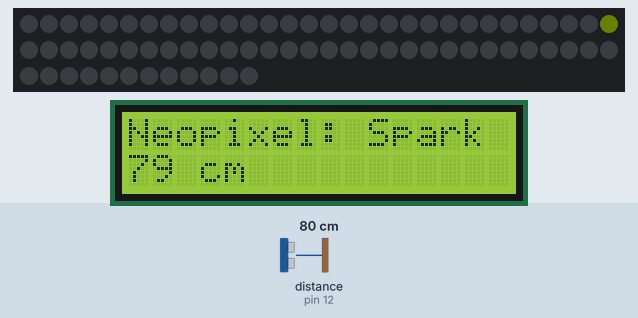
Bench run of a sketch on a simulated Arduino Uno, built with avr-gcc and run on an emulated ATmega328P. On the bench: 72 RGB LEDs in strip order, left to right, continuing on the next row, 16×2 character LCD. Wiring (inferred from the names in the program): ultrasonic range finder: trigger pin 13; echo pin 12. The inputs (shaded band) are chosen by the test bench; at power-on: distance to the obstacle (sensor on pin 12) 80 cm. The echo pulse lasts 58.3 µs per cm; dim RGB values are drawn brighter than linear; random numbers use the default seed unless the sketch sets one.

Above: at 1.29 s.
1.3 s: distance to the obstacle (sensor on pin 12) set to 9 cm
At 2.6 s:
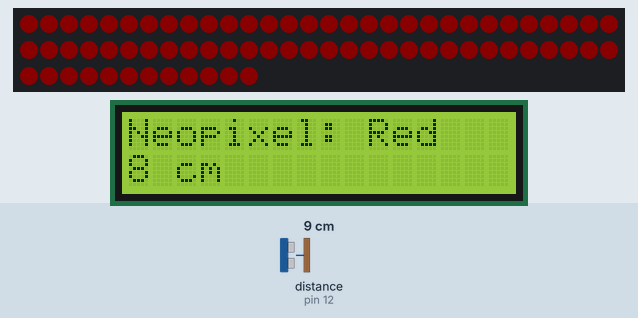
3.2 s: distance to the obstacle (sensor on pin 12) set to 18 cm
At 4.08 s:
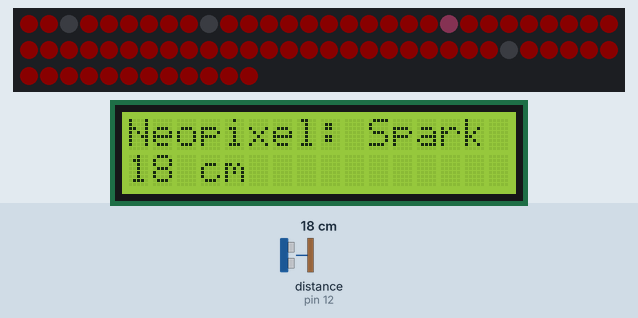
5.1 s: distance to the obstacle (sensor on pin 12) set to 13 cm
At 5.9 s:
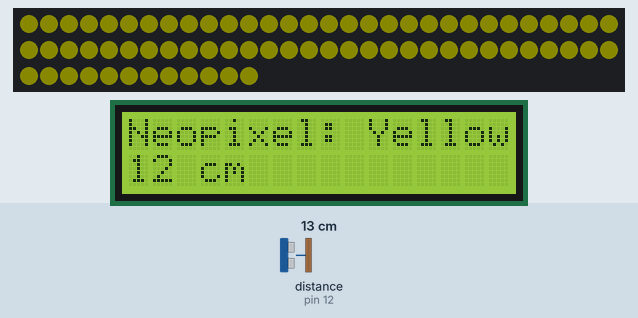
6.9 s: distance to the obstacle (sensor on pin 12) set to 120 cm
At 7.46 s:
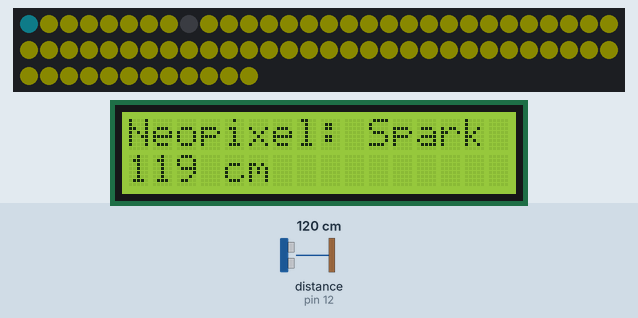

Measured:
- after the input at 3.2 s, the display: first changes after 0.05 s (image 2 shows a later state)
- after the input at 6.9 s, the display: first changes after 0.14 s (image 4 shows a later state)

The sketch:

neo_ultra_lcd_color.ino
```cpp
#include <Adafruit_NeoPixel.h>
#define PIN 0
#define NUM_LEDS 72

#include <LiquidCrystal.h> //Load Liquid Crystal Library

LiquidCrystal LCD(11,10,9,2,3,4,5); //Create Liquid Crystal Object called LCD

#define trigPin 13 //Sensor Echo pin connected to Arduino pin 13
#define echoPin 12 //Sensor Trip pin connected to Arduino pin 12

Adafruit_NeoPixel strip = Adafruit_NeoPixel(NUM_LEDS, PIN, NEO_GRBW + NEO_KHZ800);

int red[3]    = { 255, 0, 0 };
int green[3]    = { 0, 255, 0 };
int blue[3]    = { 0, 0, 255 };
int yellow[3]    = { 255, 255, 0 };
int purple[3]    = { 80, 0, 80 };
int aqua[3]    = { 0, 255, 255 };
int off[3]    = { 0, 0, 0 };

void setup() {
  strip.begin();
  strip.show(); // Initialize all pixels to 'off'
  pinMode(trigPin, OUTPUT);
  pinMode(echoPin, INPUT);
  LCD.begin(16,2); //Tell Arduino to start your 16 column 2 row LCD
  LCD.setCursor(0,0); //Set LCD cursor to upper left corner, column 0, row 0
  LCD.print("Neopixel:"); //Print Message on First Row
}

void loop() {
  strip.setBrightness(10);

  long duration, distance;
  digitalWrite(trigPin, LOW);
  delayMicroseconds(2);
  digitalWrite(trigPin, HIGH);
  delayMicroseconds(10);
  digitalWrite(trigPin, LOW);
  duration = pulseIn(echoPin, HIGH);
  distance = (duration/2) / 29.1;
  LCD.setCursor(0,1); //Set cursor to first column of second row
  LCD.print(" "); //Print blanks to clear the row
  LCD.setCursor(0,1); //Set Cursor again to first column of second row
  LCD.print(distance); //Print measured distance
  LCD.print(" cm   "); //Print your units.
  delay(100);
  if (distance > 16) {
    Sparkle(random(255), random(255), random(255), 0);
    delay(100);
    LCD.setCursor(10,0);
    LCD.print("Spark ");
  }

  if (distance <= 16 && distance > 12) {
    neoColor(green);
    LCD.setCursor(10,0);
    LCD.print("Green ");
    delay(100);
  }

  if (distance <= 12 && distance > 8) {
    neoColor(yellow);
    LCD.setCursor(10,0);
    LCD.print("Yellow");
    delay(100);
  }

  if (distance <= 8  && distance >4 ) {
    neoColor(red);
    LCD.setCursor(10,0);
    LCD.print("Red   ");
    delay(100);
  }
}


void Sparkle(byte red, byte green, byte blue, int SpeedDelay) {
  int Pixel = random(NUM_LEDS);
  setPixel(Pixel,red,green,blue);
  showStrip();
  delay(SpeedDelay);
  setPixel(Pixel,0,0,0);
}

void neoColor(int color[3]) {
  for( int i = 0; i<NUM_LEDS; i++){
    strip.setPixelColor(i, strip.Color(color[0], color[1], color[2]));
    strip.show();
    }
  }

void showStrip() {
 #ifdef ADAFRUIT_NEOPIXEL_H
   // NeoPixel
   strip.show();
 #endif
 #ifndef ADAFRUIT_NEOPIXEL_H
   // FastLED
   FastLED.show();
 #endif
}

void setPixel(int Pixel, byte red, byte green, byte blue) {
 #ifdef ADAFRUIT_NEOPIXEL_H
   // NeoPixel
   strip.setPixelColor(Pixel, strip.Color(red, green, blue));
 #endif
 #ifndef ADAFRUIT_NEOPIXEL_H
   // FastLED
   leds[Pixel].r = red;
   leds[Pixel].g = green;
   leds[Pixel].b = blue;
 #endif
}

void setAll(byte red, byte green, byte blue) {
  for(int i = 0; i < NUM_LEDS; i++ ) {
    setPixel(i, red, green, blue);
  }
  showStrip();
}
```
